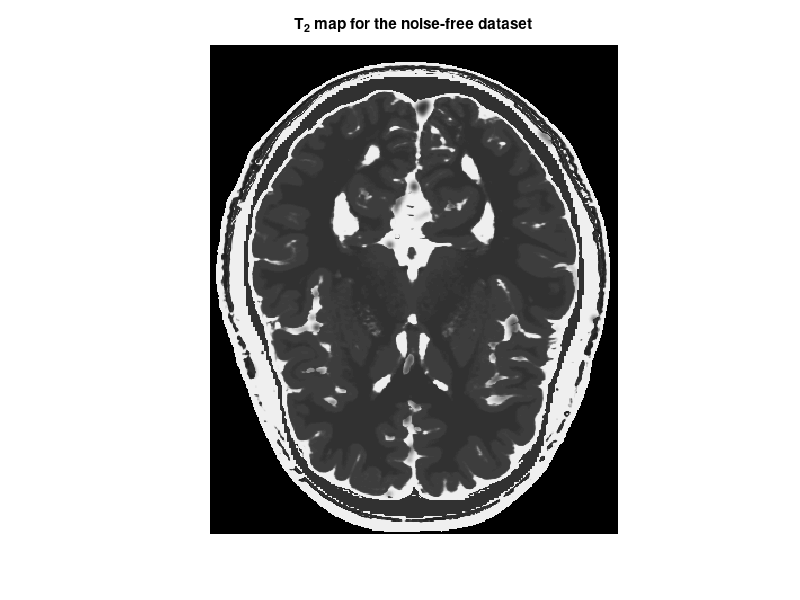
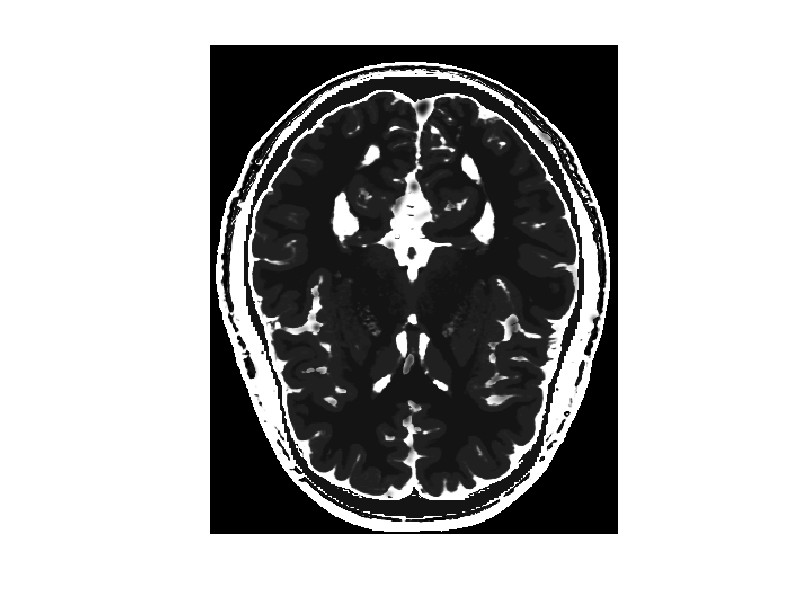

These figures' MATLAB source, in order: (Note: this script raises an error after producing the figures.)
%Homework 4 - Q4
dataset = load("brainT2_mri.mat");
TE = dataset.TE;
image1 = dataset.image1;
image2 = dataset.image2;
TR = dataset.TR;
flip_degree = dataset.flip_degree;
image1_noisy = dataset.image1_noisy;
image2_noisy = dataset.image2_noisy;

%% b
T2map = (TE(1)-TE(2))./(log(image2)-log(image1));
figure;
imshow(abs(T2map),[0 350]);
title("T_2 map for the noise-free dataset");

%% c
figure;
imshow(T2map, []);
mask_wm = roiellipse;
T2_est_wm = mean(T2map(mask_wm));
%T2_est_wm = 70.0480 ms

%% d
T2map_noisy = (TE(1)-TE(2))./(log(image2_noisy)-log(image1_noisy));
T2_est_wm_noisy = mean(T2map_noisy(mask_wm));
%T2_est_wm_noisy = 71.2636 ms

deviation_wm = (abs(T2_est_wm - T2_est_wm_noisy)/T2_est_wm)*100;
%deviation_wm = 1.7355%

%% e
figure;
imshow(T2map, []);
mask_gm = roiellipse;
T2_est_gm = mean(T2map(mask_gm));
%T2_est_gm = 83.9685 ms

T2_est_gm_noisy = mean(T2map_noisy(mask_gm));
%T2_est_gm_noisy = 84.5014 ms

deviation_gm = (abs(T2_est_gm - T2_est_gm_noisy)/T2_est_gm)*100;
%deviation_gm = 0.6347%

%% f
figure;
imshow(T2map, []);
mask_csf = roiellipse;
T2_est_csf = mean(T2map(mask_csf));
%T2_est_gm = 327.0154 ms

T2_est_csf_noisy = mean(T2map_noisy(mask_csf));
%T2_est_csf_noisy = 348.7403 ms

deviation_csf = (abs(T2_est_csf - T2_est_csf_noisy)/T2_est_csf)*100;
%deviation_csf = 6.6434%
